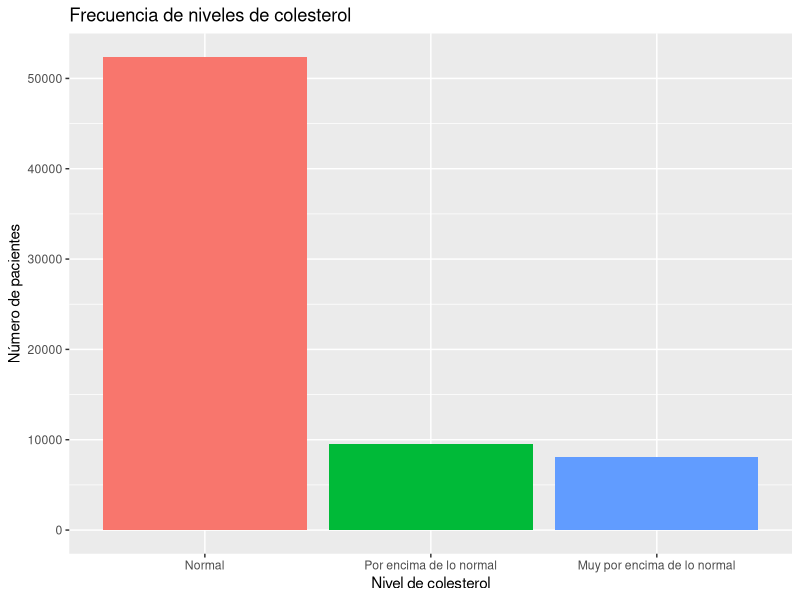
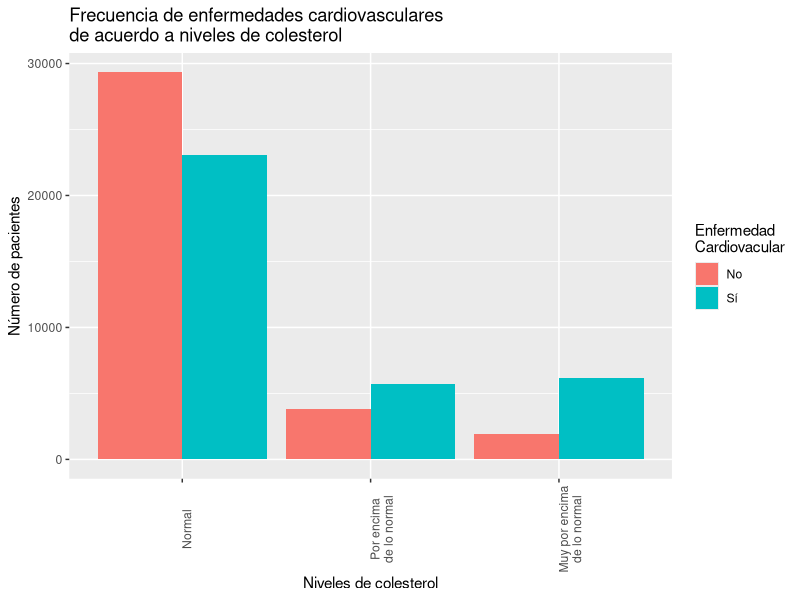
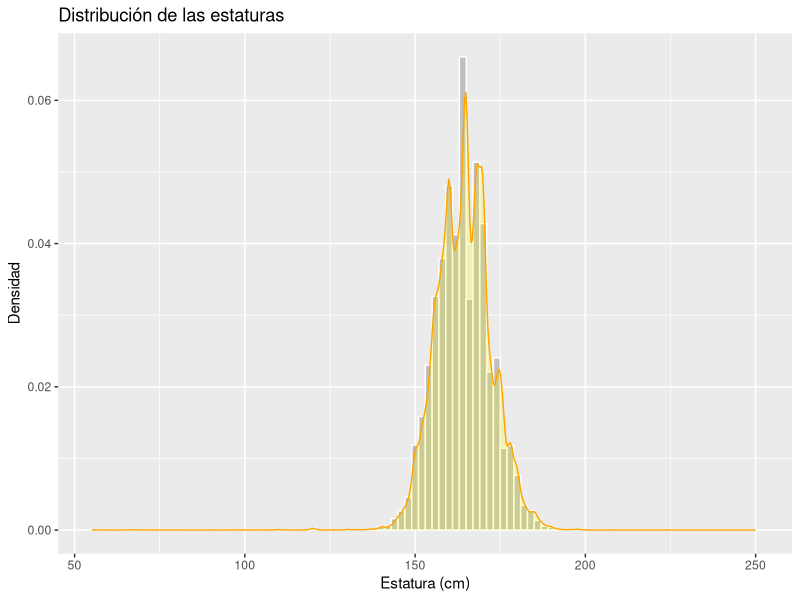
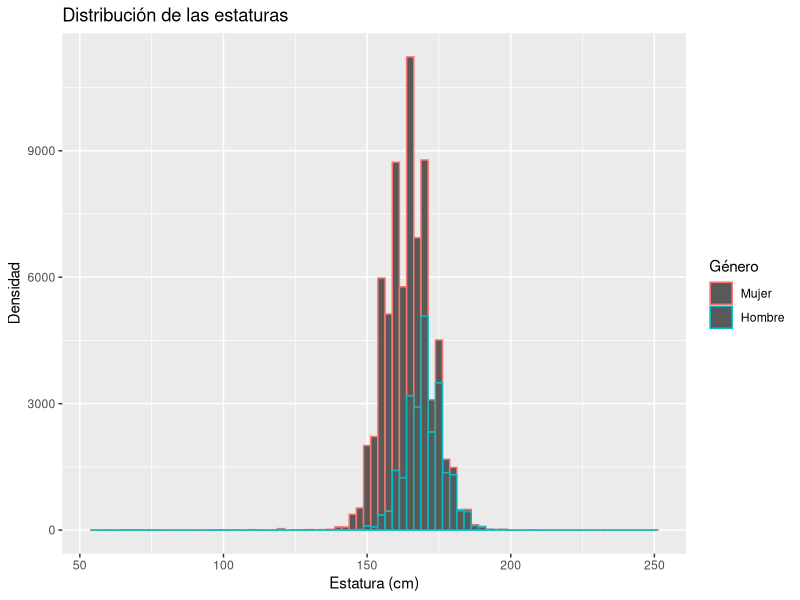
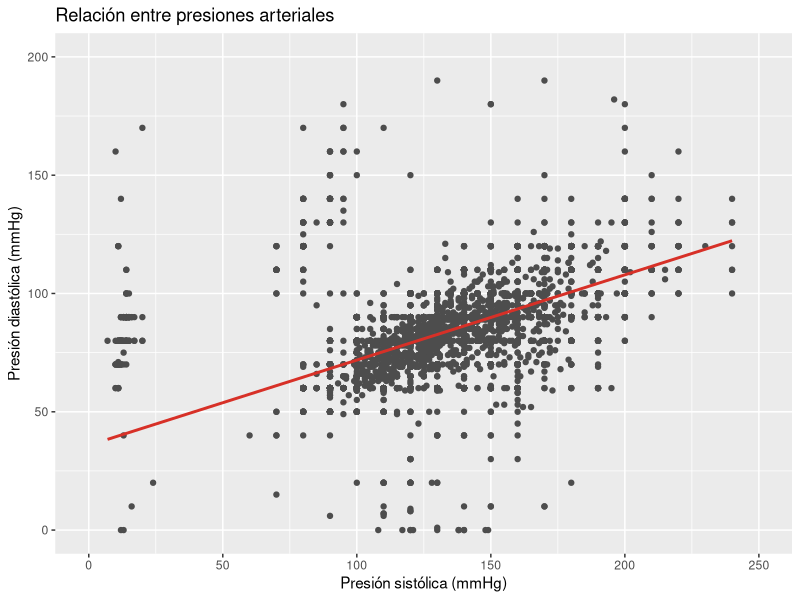
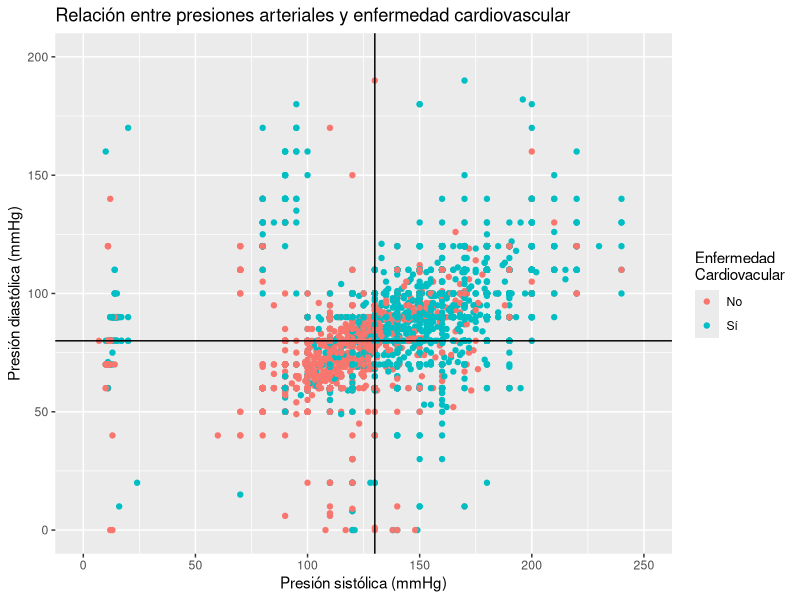
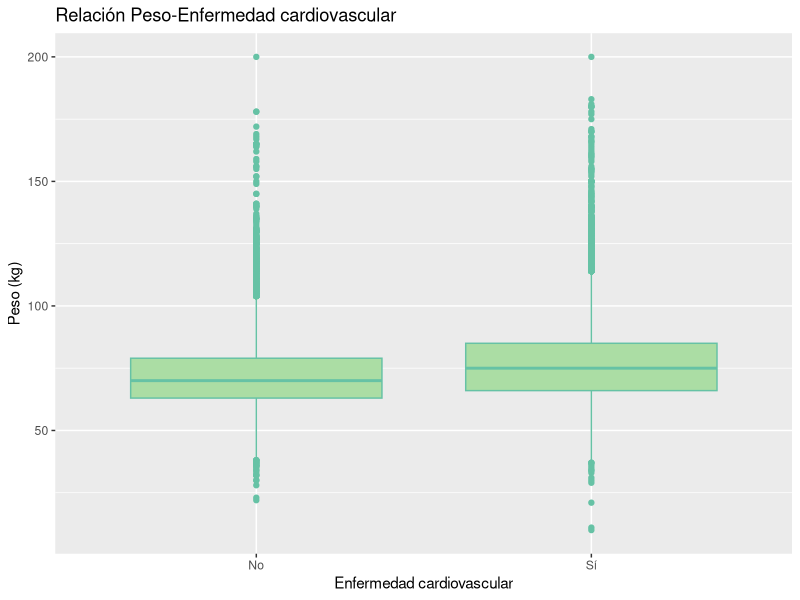
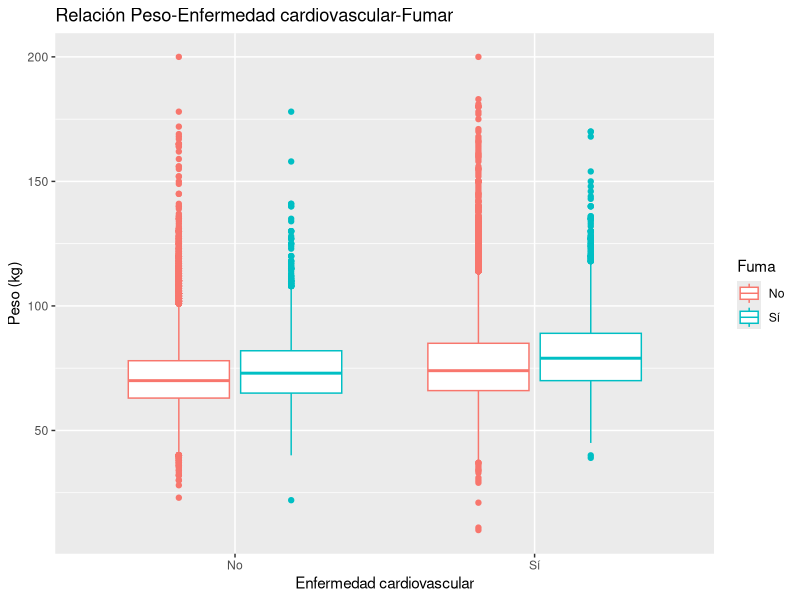

Write the R code that produced these figures, in order.
## ---- chunk 1
library(ggplot2)
## ---- chunk 2
setwd("/home/paulina/Documents/DataScience/Notebooks/homeworks/")
dataset <- read.csv("../source/cardiovascular_disease.csv")
## ---- chunk 3
names(dataset)
## ---- chunk 4
dataset$cardio <- as.character(dataset$cardio)
dataset$gender <- as.character(dataset$gender)
dataset$smoke <- as.character(dataset$smoke)
head(dataset)
## ---- chunk 5
# Extraer los datos relevantes (niveles de colesterol)
counts <- table(dataset$cholesterol) 
counts <- as.data.frame(counts)
counts
## ---- chunk 6
# Graficar las frecuencias de pacientes con niveles de colesterol
ggplot(counts, aes(x = Var1, y = Freq, fill = Var1)) +
  geom_bar(stat = "identity") + 
  theme(legend.position = "none") +
  labs(title = "Frecuencia de niveles de colesterol", x = "Nivel de colesterol", y = "Número de pacientes") +
  scale_x_discrete(labels = c("Normal", "Por encima de lo normal", "Muy por encima de lo normal"))
## ---- chunk 7
# Contar pacientes por nivel de colesterol para ausencia y presencia de enfermedad cardiovascular (CVD)
double_counts <- tapply(dataset$cholesterol, 
                  list(dataset$cholesterol, dataset$cardio), 
                  table)
# Convertir a formato manejable
double_counts <- as.data.frame(double_counts)
# Incluir las variables de la categoría colesterol como renglones
double_counts$Colesterol <- rownames(double_counts)
double_counts
## ---- chunk 8
# Transformar el dataframe a formato long
double_counts <- reshape(double_counts,
        direction = "long",
        varying = list(names(double_counts)[1:2]), #L Columnas con las cuentas
        v.names = "Counts",
        idvar = "Colesterol", # Identificadores en la variable Colessterol
        timevar = "Cardiovascular", # Variable a alargar
        times = c("no", "yes"))

# Eliminamos los nombres de los renglones
row.names(double_counts) <- NULL
double_counts
## ---- chunk 9
# Frecuencia de pacientes por nivel de colesterol para ausencia y presencia de enfermedad cardiovascular
ggplot(double_counts, aes(x = Colesterol, y = Counts, fill = Cardiovascular)) +
  geom_bar(stat = "identity",  position=position_dodge()) +
  scale_fill_discrete(name = "Enfermedad \nCardiovacular", labels = c("No", "Sí")) +
  scale_x_discrete(labels = c("Normal", "Por encima\nde lo normal", "Muy por encima\nde lo normal")) +
  labs(title = "Frecuencia de enfermedades cardiovasculares\nde acuerdo a niveles de colesterol", x = "Niveles de colesterol", y = "Número de pacientes") +
  theme(axis.text.x = element_text(angle = 90))
## ---- chunk 10
# Histograma de densidad de estaturas
ggplot(dataset, aes(x = height)) +  
  geom_histogram(aes(y=..density..), binwidth = 2, color = "white", fill = "gray") +
  geom_density(alpha = 0.2, fill = "yellow", color = "orange") + 
  labs(title = "Distribución de las estaturas", x = "Estatura (cm)", y = "Densidad")
## ---- chunk 11
# Histograma de densidad de estaturas y género
ggplot(dataset, aes(x = height, color = gender)) +  
  geom_histogram(binwidth = 2.5) + 
  labs(title = "Distribución de las estaturas", x = "Estatura (cm)", y = "Densidad") + 
  scale_color_discrete(name = "Género", labels = c("Mujer", "Hombre")) 
## ---- chunk 12
# Gráfica de dispersión y relación entre presiones arteriales 
 ggplot(dataset, aes(x = ap_hi, y = ap_lo)) +
  geom_point(color = "#4d4d4d") +
  xlim(0, 250) +
  ylim(0, 200) +
  geom_smooth(method = lm, color = "#d73027") +
  labs(title = "Relación entre presiones arteriales", x = "Presión sistólica (mmHg)", y = "Presión diastólica (mmHg)")
## ---- chunk 13
# Gráfica de dispersión y relación entre presiones arteriales y enfermedades cardiovasculares
 ggplot(dataset, aes(x = ap_hi, y = ap_lo, color = cardio)) +
  geom_point() +
  xlim(0, 250) +
  ylim(0, 200) +
  geom_vline(xintercept = 130) +
  geom_hline(yintercept = 80) +
  labs(title = "Relación entre presiones arteriales y enfermedad cardiovascular", x = "Presión sistólica (mmHg)", y = "Presión diastólica (mmHg)") +
  scale_color_discrete(name = "Enfermedad \nCardiovacular", labels = c("No", "Sí"))
## ---- chunk 14
# Relación peso y enfermedades cardiovasculares
ggplot(dataset, aes(x = cardio, y = weight)) + 
  geom_boxplot(color = "#66c2a5", fill = "#abdda4") +
  scale_x_discrete(labels = c("No", "Sí")) +
  labs(title = "Relación Peso-Enfermedad cardiovascular", x = "Enfermedad cardiovascular", y = "Peso (kg)") 
## ---- chunk 15
# Relación peso, enfermedades cardiovasculares y fumar
ggplot(dataset, aes(x = cardio, y = weight, color = smoke)) + 
  geom_boxplot() +
  scale_x_discrete(labels = c("No", "Sí")) +
  scale_color_discrete(name = "Fuma", labels = c("No", "Sí")) +
  labs(title = "Relación Peso-Enfermedad cardiovascular-Fumar", x = "Enfermedad cardiovascular", y = "Peso (kg)") 
## ---- chunk 16
# Extraer datos de interés
hm_data <- aggregate(dataset[,c(3,5:8)], 
          by = list(dataset$cholesterol, dataset$cardio), # Agrupar por dos categorías (CVD - colesterol)
          median, na.rm = T) # Obtener mediana

# Combinar las dos categorías de comparación en una sola
Group.1 <-sort(unique(paste(dataset$cardio, dataset$cholesterol, sep = "-")))
# Datos originales
hm_data

# Sustituir las dos categorías por una combinada (debe coincidir con el orden de los datos originales)
hm_data <- cbind(Group.1, hm_data[,3:7])
# Datos modificados
hm_data
## ---- chunk 17
# Transformar de datos a formato long
hm_data <- reshape(hm_data, 
                   direction = "long", 
                   varying = list(names(hm_data)[2:6]),
                   v.names = "Value", 
                   idvar = "Group.1",
                   timevar = "Variable", 
                   times = colnames(hm_data)[2:6])

# Eliminar nombres de los renglones
row.names(hm_data) <- NULL
## ---- chunk 18
# Normalizar de datos
hm_data$Value <- log(hm_data$Value)
# Datos normalizados
hm_data[1:15,]
## ---- chunk 19
# Heatmap para ver la relación de las variables
ggplot(hm_data, aes(x = Variable, y = Group.1, fill = Value)) +
  geom_tile() +
  scale_fill_gradient2(low = "#c7eae5", high = "#01665e", mid = "#35978f", midpoint = median(hm_data$Value)) + 
  labs(title = "Relación entre variables de los pacientes", x = "", y = "Enfermedad cardiovascular (CVD)\nNivel de colesterol", fill = "Valor\nnormalizado") +
  scale_y_discrete(labels = c("No CVD\nNormal", "No CVD\nPor encima\nde lo normal", "No CVD\nMuy por encima\nde lo normal","CVD\nNormal", "CVD\nPor encima\nde lo normal", "CVD\nMuy por encima\nde lo normal")) +
  scale_x_discrete(labels = c("Edad", "Presión arterial\nsistólica", "Presión arterial\ndiastólica", "Altura", "Peso"))
